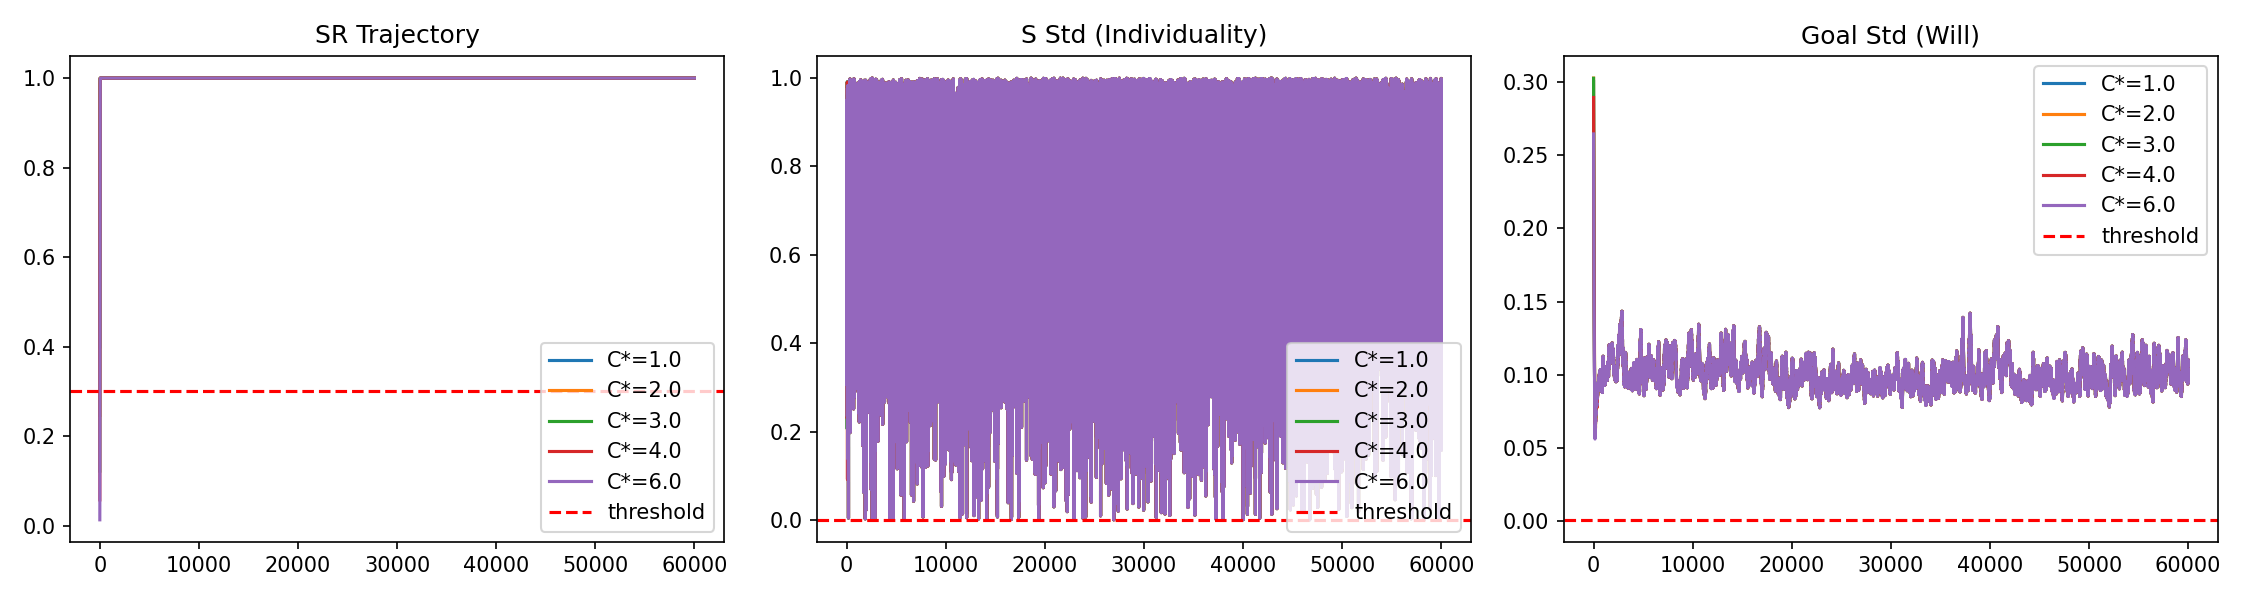

The script that saved this image:
import numpy as np
import pandas as pd
import matplotlib.pyplot as plt

# =========================
# CONFIG
# =========================
N = 50
T = 60000
gamma_scale = 2.0

eta = 0.3
alpha = 0.5
k = 0.8
beta = 0.15
lambda_goal = 0.005
lambda2 = 0.005

C_star_list = [1.0, 2.0, 3.0, 4.0, 6.0]

np.random.seed(42)

# =========================
# DATA
# =========================
BASE_PATH = r"C:\Users\trini\OneDrive\Desktop"

dielectron = pd.read_csv(f"{BASE_PATH}\\dielectron.csv")["M"].values
dielectron = dielectron[~np.isnan(dielectron)]

higgs_raw = pd.read_csv(f"{BASE_PATH}\\higgs.csv")["DER_mass_MMC"].values
higgs = higgs_raw[higgs_raw != -999.0]
higgs = higgs[~np.isnan(higgs)]

data = np.concatenate([dielectron, higgs])
data = (data - np.mean(data)) / (np.std(data) + 1e-8)

print(f"데이터 로드 완료: {len(data)}개")

# =========================
# ZETA
# =========================
zeta_imag = np.array([
    14.1347, 21.0220, 25.0109, 30.4249, 32.9351,
    37.5862, 40.9187, 43.3271, 48.0052, 49.7738,
    52.9703, 56.4462, 59.3470, 60.8318, 65.1125,
    67.0798, 69.5464, 72.0672, 75.7047, 77.1448,
    79.3374, 82.9104, 84.7355, 87.4253, 88.8091,
    92.4919, 94.6513, 95.8706, 98.8312, 101.3178,
    103.7255, 105.4466, 107.1686, 111.0295, 111.8747,
    114.3202, 116.2267, 118.7908, 121.3701, 122.9468,
    124.2568, 127.5167, 129.5787, 131.0877, 133.4977,
    134.7565, 138.1160, 139.7362, 141.1237, 143.1118
])

gamma_i = gamma_scale * (zeta_imag / np.max(zeta_imag))
gamma_i = np.clip(gamma_i, 0.05, None)

omega_i = zeta_imag

def zeta_oscillator(t, phase_i):
    return np.sin(omega_i * t * 0.001 + phase_i)

# =========================
# RUN FUNCTION
# =========================
def run_simulation(C_star):

    S = np.random.rand(N)
    Goal = np.random.rand(N)
    SR = np.zeros(N)
    C = np.zeros(N)
    phase_i = np.random.uniform(0, 2*np.pi, N)

    SR_log, S_std_log, Goal_std_log = [], [], []

    for t in range(T):

        Phi = zeta_oscillator(t, phase_i)
        Phi = np.tanh(Phi)
        Phi_eff = Phi * (1 - SR)

        Reward = data[t % len(data)]

        # 분모 안전
        denom = 1 + gamma_i * (S + Phi_eff)
        denom = np.where(np.abs(denom) < 1e-8, 1e-8, denom)

        S = (S + Phi_eff + Reward) / denom

        # ✅ soft bounding (클립 대신 tanh)
        S = np.tanh(S)

        S_mean = np.mean(S)
        Goal += lambda_goal * (1 - S) * (S_mean - Goal)
        Goal += lambda2 * (Reward - Goal)

        # ✅ C 절댓값 안정화 (음수 누적 제거)
        C += alpha * np.abs(S * (1 - S))

        SR = 1 / (1 + np.exp(-k * (C - C_star)))

        SR_log.append(np.mean(SR))
        S_std_log.append(np.std(S))
        Goal_std_log.append(np.std(Goal))

    return SR_log, S_std_log, Goal_std_log

# =========================
# RUN ALL
# =========================
results = {}

for C_star in C_star_list:
    print(f"Running C* = {C_star} ...")
    SR_log, S_std_log, Goal_std_log = run_simulation(C_star)
    print(f"  Final SR: {SR_log[-1]:.6f} | S Std: {S_std_log[-1]:.6f} | Goal Std: {Goal_std_log[-1]:.6f}")

    results[C_star] = {
        "SR": SR_log,
        "S_std": S_std_log,
        "Goal_std": Goal_std_log
    }

# =========================
# PLOT
# =========================
plt.figure(figsize=(15, 4))

plt.subplot(1, 3, 1)
for C_star in C_star_list:
    plt.plot(results[C_star]["SR"], label=f"C*={C_star}")
plt.axhline(y=0.3, linestyle='--', color='red', label='threshold')
plt.title("SR Trajectory")
plt.legend()

plt.subplot(1, 3, 2)
for C_star in C_star_list:
    plt.plot(results[C_star]["S_std"], label=f"C*={C_star}")
plt.axhline(y=0.001, linestyle='--', color='red', label='threshold')
plt.title("S Std (Individuality)")
plt.legend()

plt.subplot(1, 3, 3)
for C_star in C_star_list:
    plt.plot(results[C_star]["Goal_std"], label=f"C*={C_star}")
plt.axhline(y=0.001, linestyle='--', color='red', label='threshold')
plt.title("Goal Std (Will)")
plt.legend()

plt.tight_layout()
plt.savefig(f"{BASE_PATH}\\philia_v19_tanh_scan.png", dpi=150)
plt.show()

print("스캔 완료")
